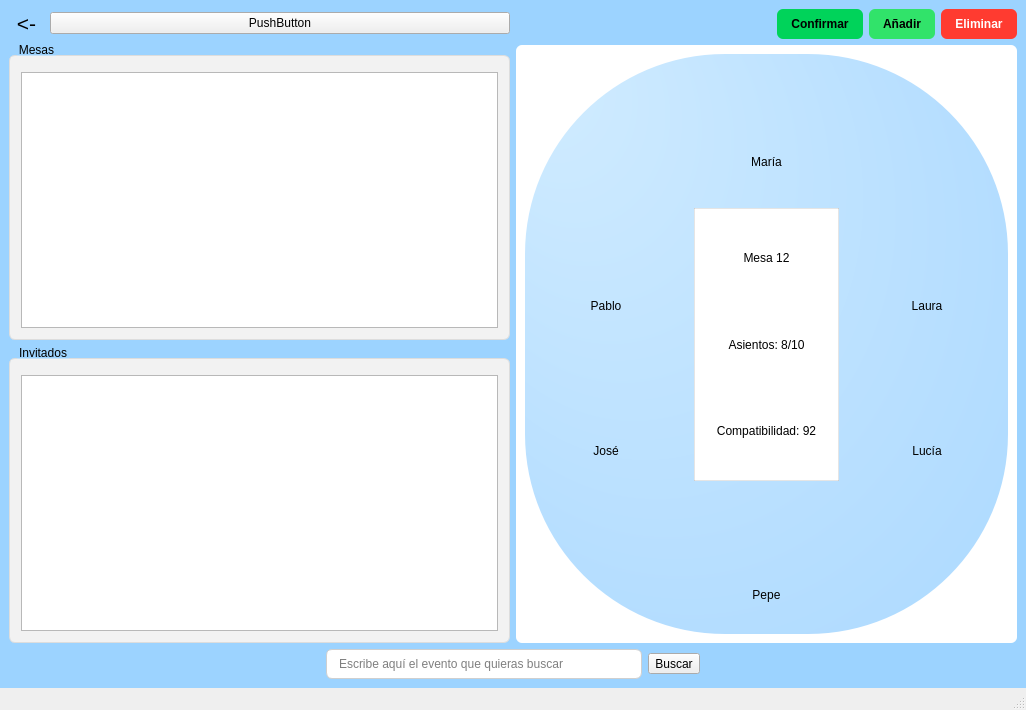
<?xml version="1.0" encoding="UTF-8"?>
<ui version="4.0">
    <class>MainWindow</class>
    <widget class="QMainWindow" name="MainWindow">
        <property name="geometry">
            <rect>
                <x>0</x>
                <y>0</y>
                <width>1026</width>
                <height>710</height>
            </rect>
        </property>
        <property name="windowTitle">
            <string>Gestor de Eventos</string>
        </property>
        <widget class="QWidget" name="centralwidget">
            <property name="styleSheet">
                <string notr="true">QWidget#centralwidget{background:#9cd3ff;}</string>
            </property>
            <layout class="QVBoxLayout" name="rootV">
                <item>
                    <layout class="QHBoxLayout" name="rowMain">
                        <item>
                            <layout class="QVBoxLayout" name="leftPanel">
                                <item>
                                    <layout class="QHBoxLayout" name="leftTopBar">
                                        <item>
                                            <widget class="QToolButton" name="btnBack">
                                                <property name="toolTip">
                                                    <string>Volver</string>
                                                </property>
                                                <property name="styleSheet">
                                                    <string notr="true">QToolButton{font:16pt;background:transparent;border:none;}</string>
                                                </property>
                                                <property name="text">
                                                    <string>&lt;-</string>
                                                </property>
                                            </widget>
                                        </item>
                                        <item>
                                            <widget class="QPushButton" name="pushButton">
                                                <property name="text">
                                                    <string>PushButton</string>
                                                </property>
                                            </widget>
                                        </item>
                                    </layout>
                                </item>
                                <item>
                                    <widget class="QGroupBox" name="gbMesas">
                                        <property name="styleSheet">
                                            <string notr="true">QGroupBox{background:#f2f2f2;border:1px solid #ddd;border-radius:6px;margin-top:12px;padding-top:10px;}
                                                QGroupBox::title{subcontrol-origin: margin;left:8px;}</string>
                                        </property>
                                        <property name="title">
                                            <string>Mesas</string>
                                        </property>
                                        <layout class="QVBoxLayout" name="gbMesasV">
                                            <item>
                                                <widget class="QTableWidget" name="tblMesas"/>
                                            </item>
                                        </layout>
                                    </widget>
                                </item>
                                <item>
                                    <widget class="QGroupBox" name="gbInvitados">
                                        <property name="styleSheet">
                                            <string notr="true">QGroupBox{background:#f2f2f2;border:1px solid #ddd;border-radius:6px;margin-top:12px;padding-top:10px;}
                                                QGroupBox::title{subcontrol-origin: margin;left:8px;}</string>
                                        </property>
                                        <property name="title">
                                            <string>Invitados</string>
                                        </property>
                                        <layout class="QVBoxLayout" name="gbInvitadosV">
                                            <item>
                                                <widget class="QTableWidget" name="tblInvitados"/>
                                            </item>
                                        </layout>
                                    </widget>
                                </item>
                            </layout>
                        </item>
                        <item>
                            <layout class="QVBoxLayout" name="rightPanel">
                                <item>
                                    <layout class="QHBoxLayout" name="topButtons">
                                        <item>
                                            <spacer name="spacerTop">
                                                <property name="orientation">
                                                    <enum>Qt::Horizontal</enum>
                                                </property>
                                                <property name="sizeHint" stdset="0">
                                                    <size>
                                                        <width>40</width>
                                                        <height>20</height>
                                                    </size>
                                                </property>
                                            </spacer>
                                        </item>
                                        <item>
                                            <widget class="QPushButton" name="btnConfirmar">
                                                <property name="styleSheet">
                                                    <string notr="true">QPushButton{background:#00d35a;color:#000;font-weight:700;border:none;border-radius:6px;padding:8px 14px;}
                                                        QPushButton:hover{filter:brightness(0.95);}</string>
                                                </property>
                                                <property name="text">
                                                    <string>Confirmar</string>
                                                </property>
                                            </widget>
                                        </item>
                                        <item>
                                            <widget class="QPushButton" name="btnAnadir">
                                                <property name="styleSheet">
                                                    <string notr="true">QPushButton{background:#31e36a;color:#000;font-weight:700;border:none;border-radius:6px;padding:8px 14px;}
                                                        QPushButton:hover{filter:brightness(0.95);}</string>
                                                </property>
                                                <property name="text">
                                                    <string>Añadir</string>
                                                </property>
                                            </widget>
                                        </item>
                                        <item>
                                            <widget class="QPushButton" name="btnEliminar">
                                                <property name="styleSheet">
                                                    <string notr="true">QPushButton{background:#ff3b30;color:#fff;font-weight:700;border:none;border-radius:6px;padding:8px 14px;}
                                                        QPushButton:hover{filter:brightness(0.95);}</string>
                                                </property>
                                                <property name="text">
                                                    <string>Eliminar</string>
                                                </property>
                                            </widget>
                                        </item>
                                    </layout>
                                </item>
                                <item>
                                    <widget class="QFrame" name="cardPreview">
                                        <property name="styleSheet">
                                            <string notr="true">QFrame#cardPreview{background:#ffffff;border-radius:6px;}</string>
                                        </property>
                                        <layout class="QVBoxLayout" name="cardV">
                                            <item>
                                                <widget class="QFrame" name="arena">
                                                    <property name="minimumSize">
                                                        <size>
                                                            <width>480</width>
                                                            <height>420</height>
                                                        </size>
                                                    </property>
                                                    <property name="styleSheet">
                                                        <string notr="true">QFrame#arena{background:qradialgradient(cx:0.5,cy:0.5,radius:0.9,stop:0 #d1ecff, stop:1 #a8d7ff);border-radius:200px;}</string>
                                                    </property>
                                                    <layout class="QGridLayout" name="arenaGrid">
                                                        <property name="sizeConstraint">
                                                            <enum>QLayout::SetMinimumSize</enum>
                                                        </property>
                                                        <property name="spacing">
                                                            <number>16</number>
                                                        </property>
                                                        <item row="0" column="1">
                                                            <layout class="QVBoxLayout" name="avatarTop">
                                                                <property name="spacing">
                                                                    <number>4</number>
                                                                </property>
                                                                <property name="leftMargin">
                                                                    <number>0</number>
                                                                </property>
                                                                <property name="topMargin">
                                                                    <number>0</number>
                                                                </property>
                                                                <property name="rightMargin">
                                                                    <number>0</number>
                                                                </property>
                                                                <property name="bottomMargin">
                                                                    <number>0</number>
                                                                </property>
                                                                <item>
                                                                    <widget class="QLabel" name="iconTop">
                                                                        <property name="minimumSize">
                                                                            <size>
                                                                                <width>64</width>
                                                                                <height>64</height>
                                                                            </size>
                                                                        </property>
                                                                        <property name="maximumSize">
                                                                            <size>
                                                                                <width>64</width>
                                                                                <height>64</height>
                                                                            </size>
                                                                        </property>
                                                                        <property name="styleSheet">
                                                                            <string notr="true">QLabel{background:transparent;}</string>
                                                                        </property>
                                                                        <property name="pixmap">
                                                                            <pixmap>Resources/Icons/Azul.png</pixmap>
                                                                        </property>
                                                                        <property name="scaledContents">
                                                                            <bool>true</bool>
                                                                        </property>
                                                                        <property name="alignment">
                                                                            <set>Qt::AlignCenter</set>
                                                                        </property>
                                                                    </widget>
                                                                </item>
                                                                <item>
                                                                    <widget class="QLabel" name="lblTop">
                                                                        <property name="text">
                                                                            <string>María</string>
                                                                        </property>
                                                                        <property name="alignment">
                                                                            <set>Qt::AlignCenter</set>
                                                                        </property>
                                                                    </widget>
                                                                </item>
                                                            </layout>
                                                        </item>
                                                        <item row="1" column="0">
                                                            <layout class="QVBoxLayout" name="avatarLeftTop">
                                                                <property name="spacing">
                                                                    <number>4</number>
                                                                </property>
                                                                <property name="leftMargin">
                                                                    <number>0</number>
                                                                </property>
                                                                <property name="topMargin">
                                                                    <number>0</number>
                                                                </property>
                                                                <property name="rightMargin">
                                                                    <number>0</number>
                                                                </property>
                                                                <property name="bottomMargin">
                                                                    <number>0</number>
                                                                </property>
                                                                <item>
                                                                    <widget class="QLabel" name="iconLeftTop">
                                                                        <property name="minimumSize">
                                                                            <size>
                                                                                <width>64</width>
                                                                                <height>64</height>
                                                                            </size>
                                                                        </property>
                                                                        <property name="maximumSize">
                                                                            <size>
                                                                                <width>64</width>
                                                                                <height>64</height>
                                                                            </size>
                                                                        </property>
                                                                        <property name="styleSheet">
                                                                            <string notr="true">QLabel{background:transparent;}</string>
                                                                        </property>
                                                                        <property name="pixmap">
                                                                            <pixmap>Resources/Icons/Naranja.png</pixmap>
                                                                        </property>
                                                                        <property name="scaledContents">
                                                                            <bool>true</bool>
                                                                        </property>
                                                                        <property name="alignment">
                                                                            <set>Qt::AlignCenter</set>
                                                                        </property>
                                                                    </widget>
                                                                </item>
                                                                <item>
                                                                    <widget class="QLabel" name="lblLeftTop">
                                                                        <property name="text">
                                                                            <string>Pablo</string>
                                                                        </property>
                                                                        <property name="alignment">
                                                                            <set>Qt::AlignCenter</set>
                                                                        </property>
                                                                    </widget>
                                                                </item>
                                                            </layout>
                                                        </item>
                                                        <item row="2" column="0">
                                                            <layout class="QVBoxLayout" name="avatarLeftBottom">
                                                                <property name="spacing">
                                                                    <number>4</number>
                                                                </property>
                                                                <property name="leftMargin">
                                                                    <number>0</number>
                                                                </property>
                                                                <property name="topMargin">
                                                                    <number>0</number>
                                                                </property>
                                                                <property name="rightMargin">
                                                                    <number>0</number>
                                                                </property>
                                                                <property name="bottomMargin">
                                                                    <number>0</number>
                                                                </property>
                                                                <item>
                                                                    <widget class="QLabel" name="iconLeftBottom">
                                                                        <property name="minimumSize">
                                                                            <size>
                                                                                <width>64</width>
                                                                                <height>64</height>
                                                                            </size>
                                                                        </property>
                                                                        <property name="maximumSize">
                                                                            <size>
                                                                                <width>64</width>
                                                                                <height>64</height>
                                                                            </size>
                                                                        </property>
                                                                        <property name="styleSheet">
                                                                            <string notr="true">QLabel{background:transparent;}</string>
                                                                        </property>
                                                                        <property name="pixmap">
                                                                            <pixmap>Resources/Icons/Azul.png</pixmap>
                                                                        </property>
                                                                        <property name="scaledContents">
                                                                            <bool>true</bool>
                                                                        </property>
                                                                        <property name="alignment">
                                                                            <set>Qt::AlignCenter</set>
                                                                        </property>
                                                                    </widget>
                                                                </item>
                                                                <item>
                                                                    <widget class="QLabel" name="lblLeftBottom">
                                                                        <property name="text">
                                                                            <string>José</string>
                                                                        </property>
                                                                        <property name="alignment">
                                                                            <set>Qt::AlignCenter</set>
                                                                        </property>
                                                                    </widget>
                                                                </item>
                                                            </layout>
                                                        </item>
                                                        <item row="2" column="2">
                                                            <layout class="QVBoxLayout" name="avatarRightBottom">
                                                                <property name="spacing">
                                                                    <number>4</number>
                                                                </property>
                                                                <property name="leftMargin">
                                                                    <number>0</number>
                                                                </property>
                                                                <property name="topMargin">
                                                                    <number>0</number>
                                                                </property>
                                                                <property name="rightMargin">
                                                                    <number>0</number>
                                                                </property>
                                                                <property name="bottomMargin">
                                                                    <number>0</number>
                                                                </property>
                                                                <item>
                                                                    <widget class="QLabel" name="iconRightBottom">
                                                                        <property name="minimumSize">
                                                                            <size>
                                                                                <width>64</width>
                                                                                <height>64</height>
                                                                            </size>
                                                                        </property>
                                                                        <property name="maximumSize">
                                                                            <size>
                                                                                <width>64</width>
                                                                                <height>64</height>
                                                                            </size>
                                                                        </property>
                                                                        <property name="styleSheet">
                                                                            <string notr="true">QLabel{background:transparent;}</string>
                                                                        </property>
                                                                        <property name="pixmap">
                                                                            <pixmap>Resources/Icons/Verde.png</pixmap>
                                                                        </property>
                                                                        <property name="scaledContents">
                                                                            <bool>true</bool>
                                                                        </property>
                                                                        <property name="alignment">
                                                                            <set>Qt::AlignCenter</set>
                                                                        </property>
                                                                    </widget>
                                                                </item>
                                                                <item>
                                                                    <widget class="QLabel" name="lblRightBottom">
                                                                        <property name="text">
                                                                            <string>Lucía</string>
                                                                        </property>
                                                                        <property name="alignment">
                                                                            <set>Qt::AlignCenter</set>
                                                                        </property>
                                                                    </widget>
                                                                </item>
                                                            </layout>
                                                        </item>
                                                        <item row="3" column="1">
                                                            <layout class="QVBoxLayout" name="avatarBottom">
                                                                <property name="spacing">
                                                                    <number>4</number>
                                                                </property>
                                                                <property name="leftMargin">
                                                                    <number>0</number>
                                                                </property>
                                                                <property name="topMargin">
                                                                    <number>0</number>
                                                                </property>
                                                                <property name="rightMargin">
                                                                    <number>0</number>
                                                                </property>
                                                                <property name="bottomMargin">
                                                                    <number>0</number>
                                                                </property>
                                                                <item>
                                                                    <widget class="QLabel" name="iconBottom">
                                                                        <property name="minimumSize">
                                                                            <size>
                                                                                <width>64</width>
                                                                                <height>64</height>
                                                                            </size>
                                                                        </property>
                                                                        <property name="maximumSize">
                                                                            <size>
                                                                                <width>64</width>
                                                                                <height>64</height>
                                                                            </size>
                                                                        </property>
                                                                        <property name="styleSheet">
                                                                            <string notr="true">QLabel{background:transparent;}</string>
                                                                        </property>
                                                                        <property name="pixmap">
                                                                            <pixmap>Resources/Icons/Rojo.png</pixmap>
                                                                        </property>
                                                                        <property name="scaledContents">
                                                                            <bool>true</bool>
                                                                        </property>
                                                                        <property name="alignment">
                                                                            <set>Qt::AlignCenter</set>
                                                                        </property>
                                                                    </widget>
                                                                </item>
                                                                <item>
                                                                    <widget class="QLabel" name="lblBottom">
                                                                        <property name="text">
                                                                            <string>Pepe</string>
                                                                        </property>
                                                                        <property name="alignment">
                                                                            <set>Qt::AlignCenter</set>
                                                                        </property>
                                                                    </widget>
                                                                </item>
                                                            </layout>
                                                        </item>
                                                        <item row="1" column="1" rowspan="2">
                                                            <widget class="QFrame" name="centerBubble">
                                                                <property name="styleSheet">
                                                                    <string notr="true">QFrame#centerBubble{background:#ffffff;border-radius:100px;border:1px solid rgba(0,0,0,10%);}</string>
                                                                </property>
                                                                <layout class="QVBoxLayout" name="bubbleV">
                                                                    <item>
                                                                        <widget class="QLabel" name="lblTituloMesa">
                                                                            <property name="text">
                                                                                <string>Mesa 12</string>
                                                                            </property>
                                                                            <property name="alignment">
                                                                                <set>Qt::AlignCenter</set>
                                                                            </property>
                                                                        </widget>
                                                                    </item>
                                                                    <item>
                                                                        <widget class="QLabel" name="lblAsientos">
                                                                            <property name="text">
                                                                                <string>Asientos: 8/10</string>
                                                                            </property>
                                                                            <property name="alignment">
                                                                                <set>Qt::AlignCenter</set>
                                                                            </property>
                                                                        </widget>
                                                                    </item>
                                                                    <item>
                                                                        <widget class="QLabel" name="lblCompat">
                                                                            <property name="text">
                                                                                <string>Compatibilidad: 92</string>
                                                                            </property>
                                                                            <property name="alignment">
                                                                                <set>Qt::AlignCenter</set>
                                                                            </property>
                                                                        </widget>
                                                                    </item>
                                                                </layout>
                                                            </widget>
                                                        </item>
                                                        <item row="1" column="2">
                                                            <layout class="QVBoxLayout" name="avatarRightTop">
                                                                <property name="spacing">
                                                                    <number>4</number>
                                                                </property>
                                                                <property name="leftMargin">
                                                                    <number>0</number>
                                                                </property>
                                                                <property name="topMargin">
                                                                    <number>0</number>
                                                                </property>
                                                                <property name="rightMargin">
                                                                    <number>0</number>
                                                                </property>
                                                                <property name="bottomMargin">
                                                                    <number>0</number>
                                                                </property>
                                                                <item>
                                                                    <widget class="QLabel" name="iconRightTop">
                                                                        <property name="minimumSize">
                                                                            <size>
                                                                                <width>64</width>
                                                                                <height>64</height>
                                                                            </size>
                                                                        </property>
                                                                        <property name="maximumSize">
                                                                            <size>
                                                                                <width>64</width>
                                                                                <height>64</height>
                                                                            </size>
                                                                        </property>
                                                                        <property name="styleSheet">
                                                                            <string notr="true">QLabel{background:transparent;}</string>
                                                                        </property>
                                                                        <property name="pixmap">
                                                                            <pixmap>Resources/Icons/Verde.png</pixmap>
                                                                        </property>
                                                                        <property name="scaledContents">
                                                                            <bool>true</bool>
                                                                        </property>
                                                                        <property name="alignment">
                                                                            <set>Qt::AlignCenter</set>
                                                                        </property>
                                                                    </widget>
                                                                </item>
                                                                <item>
                                                                    <widget class="QLabel" name="lblRightTop">
                                                                        <property name="text">
                                                                            <string>Laura</string>
                                                                        </property>
                                                                        <property name="alignment">
                                                                            <set>Qt::AlignCenter</set>
                                                                        </property>
                                                                    </widget>
                                                                </item>
                                                            </layout>
                                                        </item>
                                                    </layout>
                                                </widget>
                                            </item>
                                        </layout>
                                    </widget>
                                </item>
                            </layout>
                        </item>
                    </layout>
                </item>
                <item>
                    <layout class="QHBoxLayout" name="searchRow">
                        <item>
                            <spacer name="spacerSearchLeft">
                                <property name="orientation">
                                    <enum>Qt::Horizontal</enum>
                                </property>
                                <property name="sizeHint" stdset="0">
                                    <size>
                                        <width>0</width>
                                        <height>0</height>
                                    </size>
                                </property>
                            </spacer>
                        </item>
                        <item>
                            <widget class="QLineEdit" name="txtBuscar">
                                <property name="styleSheet">
                                    <string notr="true">QLineEdit{background:#ffffff;border:1px solid #cfcfcf;border-radius:6px;padding:6px 10px;font:600 12pt &quot;Segoe UI&quot;;}</string>
                                </property>
                                <property name="placeholderText">
                                    <string>Escribe aquí el evento que quieras buscar</string>
                                </property>
                            </widget>
                        </item>
                        <item>
                            <widget class="QToolButton" name="btnBuscar">
                                <property name="text">
                                    <string>Buscar</string>
                                </property>
                            </widget>
                        </item>
                        <item>
                            <spacer name="spacerSearchRight">
                                <property name="orientation">
                                    <enum>Qt::Horizontal</enum>
                                </property>
                                <property name="sizeHint" stdset="0">
                                    <size>
                                        <width>0</width>
                                        <height>0</height>
                                    </size>
                                </property>
                            </spacer>
                        </item>
                    </layout>
                </item>
            </layout>
        </widget>
        <widget class="QStatusBar" name="statusbar"/>
    </widget>
    <resources/>
    <connections/>
</ui>
